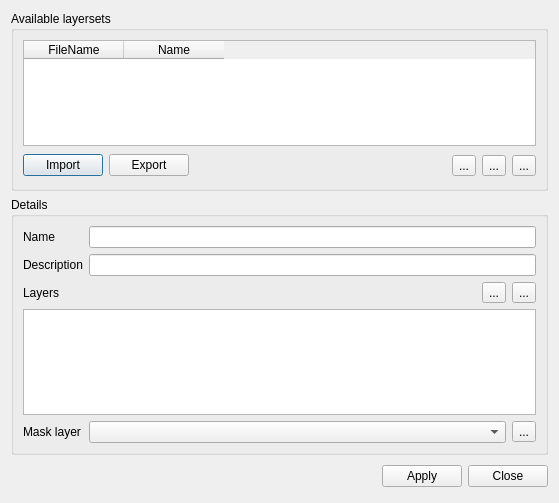
<ui version="4.0" >
 <class>OmgLayerSetManagerBase</class>
 <widget class="QDialog" name="OmgLayerSetManagerBase" >
  <property name="windowModality" >
   <enum>Qt::ApplicationModal</enum>
  </property>
  <property name="geometry" >
   <rect>
    <x>0</x>
    <y>0</y>
    <width>559</width>
    <height>503</height>
   </rect>
  </property>
  <property name="windowTitle" >
   <string>Layerset manager</string>
  </property>
  <property name="windowIcon" >
   <iconset resource="../resources/resources.qrc" >:/om_icon_small.png</iconset>
  </property>
  <property name="modal" >
   <bool>true</bool>
  </property>
  <layout class="QGridLayout" >
   <item row="0" column="0" colspan="3" >
    <widget class="QGroupBox" name="grpLayerset" >
     <property name="title" >
      <string>Available layersets</string>
     </property>
     <layout class="QGridLayout" >
      <item row="0" column="0" colspan="6" >
       <widget class="QTableWidget" name="tblLayerSets" >
        <property name="whatsThis" >
         <string>Table of the currently available layersets</string>
        </property>
        <property name="alternatingRowColors" >
         <bool>true</bool>
        </property>
        <property name="selectionMode" >
         <enum>QAbstractItemView::SingleSelection</enum>
        </property>
        <property name="selectionBehavior" >
         <enum>QAbstractItemView::SelectRows</enum>
        </property>
        <column>
         <property name="text" >
          <string>FileName</string>
         </property>
        </column>
        <column>
         <property name="text" >
          <string>Name</string>
         </property>
        </column>
       </widget>
      </item>
      <item row="1" column="3" >
       <widget class="QToolButton" name="toolNew" >
        <property name="text" >
         <string>...</string>
        </property>
        <property name="icon" >
         <iconset resource="../resources/resources.qrc" >:/filenew.png</iconset>
        </property>
       </widget>
      </item>
      <item row="1" column="4" >
       <widget class="QToolButton" name="toolCopy" >
        <property name="text" >
         <string>...</string>
        </property>
        <property name="icon" >
         <iconset resource="../resources/resources.qrc" >:/editcopy.png</iconset>
        </property>
       </widget>
      </item>
      <item row="1" column="5" >
       <widget class="QToolButton" name="toolDelete" >
        <property name="text" >
         <string>...</string>
        </property>
        <property name="icon" >
         <iconset resource="../resources/resources.qrc" >:/edittrash.png</iconset>
        </property>
       </widget>
      </item>
      <item row="1" column="0" >
       <widget class="QPushButton" name="pbnImport" >
        <property name="minimumSize" >
         <size>
          <width>80</width>
          <height>0</height>
         </size>
        </property>
        <property name="text" >
         <string>Import</string>
        </property>
       </widget>
      </item>
      <item row="1" column="1" >
       <widget class="QPushButton" name="pbnExport" >
        <property name="minimumSize" >
         <size>
          <width>80</width>
          <height>0</height>
         </size>
        </property>
        <property name="text" >
         <string>Export</string>
        </property>
       </widget>
      </item>
      <item row="1" column="2" >
       <spacer>
        <property name="orientation" >
         <enum>Qt::Horizontal</enum>
        </property>
        <property name="sizeHint" >
         <size>
          <width>71</width>
          <height>27</height>
         </size>
        </property>
       </spacer>
      </item>
     </layout>
    </widget>
   </item>
   <item row="1" column="0" colspan="3" >
    <widget class="QGroupBox" name="grpLayers" >
     <property name="title" >
      <string>Details</string>
     </property>
     <layout class="QGridLayout" >
      <item row="3" column="0" colspan="2" >
       <widget class="QListWidget" name="lstLayers" >
        <property name="toolTip" >
         <string>Layers assigned to current layerset</string>
        </property>
        <property name="whatsThis" >
         <string>List of the layers assigned to the current layerset</string>
        </property>
        <property name="editTriggers" >
         <set>QAbstractItemView::AllEditTriggers</set>
        </property>
        <property name="selectionMode" >
         <enum>QAbstractItemView::ExtendedSelection</enum>
        </property>
       </widget>
      </item>
      <item row="4" column="0" >
       <widget class="QLabel" name="label_3" >
        <property name="text" >
         <string>Mask layer</string>
        </property>
       </widget>
      </item>
      <item row="4" column="1" >
       <layout class="QHBoxLayout" >
        <item>
         <widget class="QComboBox" name="cboMask" >
          <property name="whatsThis" >
           <string>Layer that is to be used as a mask for the current layerset</string>
          </property>
         </widget>
        </item>
        <item>
         <widget class="QToolButton" name="toolNewMaskLayer" >
          <property name="text" >
           <string>...</string>
          </property>
          <property name="icon" >
           <iconset resource="../resources/resources.qrc" >:/fileopen.png</iconset>
          </property>
         </widget>
        </item>
       </layout>
      </item>
      <item row="0" column="0" >
       <widget class="QLabel" name="label" >
        <property name="text" >
         <string>Name</string>
        </property>
       </widget>
      </item>
      <item row="0" column="1" >
       <widget class="QLineEdit" name="leName" >
        <property name="whatsThis" >
         <string>Short name for the current layerset</string>
        </property>
       </widget>
      </item>
      <item row="1" column="0" >
       <widget class="QLabel" name="label_4" >
        <property name="text" >
         <string>Description</string>
        </property>
       </widget>
      </item>
      <item row="1" column="1" >
       <widget class="QLineEdit" name="leDescription" >
        <property name="whatsThis" >
         <string>Description of the current layerset</string>
        </property>
       </widget>
      </item>
      <item row="2" column="0" colspan="2" >
       <layout class="QHBoxLayout" >
        <item>
         <widget class="QLabel" name="lblLayers" >
          <property name="text" >
           <string>Layers</string>
          </property>
         </widget>
        </item>
        <item>
         <spacer>
          <property name="orientation" >
           <enum>Qt::Horizontal</enum>
          </property>
          <property name="sizeHint" >
           <size>
            <width>40</width>
            <height>20</height>
           </size>
          </property>
         </spacer>
        </item>
        <item>
         <widget class="QToolButton" name="toolAddLayers" >
          <property name="text" >
           <string>...</string>
          </property>
          <property name="icon" >
           <iconset resource="../resources/resources.qrc" >:/edit_add.png</iconset>
          </property>
         </widget>
        </item>
        <item>
         <widget class="QToolButton" name="toolDeleteLayers" >
          <property name="text" >
           <string>...</string>
          </property>
          <property name="icon" >
           <iconset resource="../resources/resources.qrc" >:/edit_remove.png</iconset>
          </property>
         </widget>
        </item>
       </layout>
      </item>
     </layout>
    </widget>
   </item>
   <item row="2" column="0" >
    <spacer>
     <property name="orientation" >
      <enum>Qt::Horizontal</enum>
     </property>
     <property name="sizeHint" >
      <size>
       <width>341</width>
       <height>31</height>
      </size>
     </property>
    </spacer>
   </item>
   <item row="2" column="2" >
    <widget class="QPushButton" name="pbnClose" >
     <property name="text" >
      <string>Close</string>
     </property>
    </widget>
   </item>
   <item row="2" column="1" >
    <widget class="QPushButton" name="pbnApply" >
     <property name="whatsThis" >
      <string>Apply the changes that have just been made to these layerset details</string>
     </property>
     <property name="text" >
      <string>Apply</string>
     </property>
     <property name="checkable" >
      <bool>false</bool>
     </property>
     <property name="flat" >
      <bool>false</bool>
     </property>
    </widget>
   </item>
  </layout>
 </widget>
 <resources>
  <include location="../resources/resources.qrc" />
 </resources>
 <connections>
  <connection>
   <sender>pbnClose</sender>
   <signal>clicked()</signal>
   <receiver>OmgLayerSetManagerBase</receiver>
   <slot>reject()</slot>
   <hints>
    <hint type="sourcelabel" >
     <x>510</x>
     <y>477</y>
    </hint>
    <hint type="destinationlabel" >
     <x>164</x>
     <y>476</y>
    </hint>
   </hints>
  </connection>
 </connections>
</ui>
